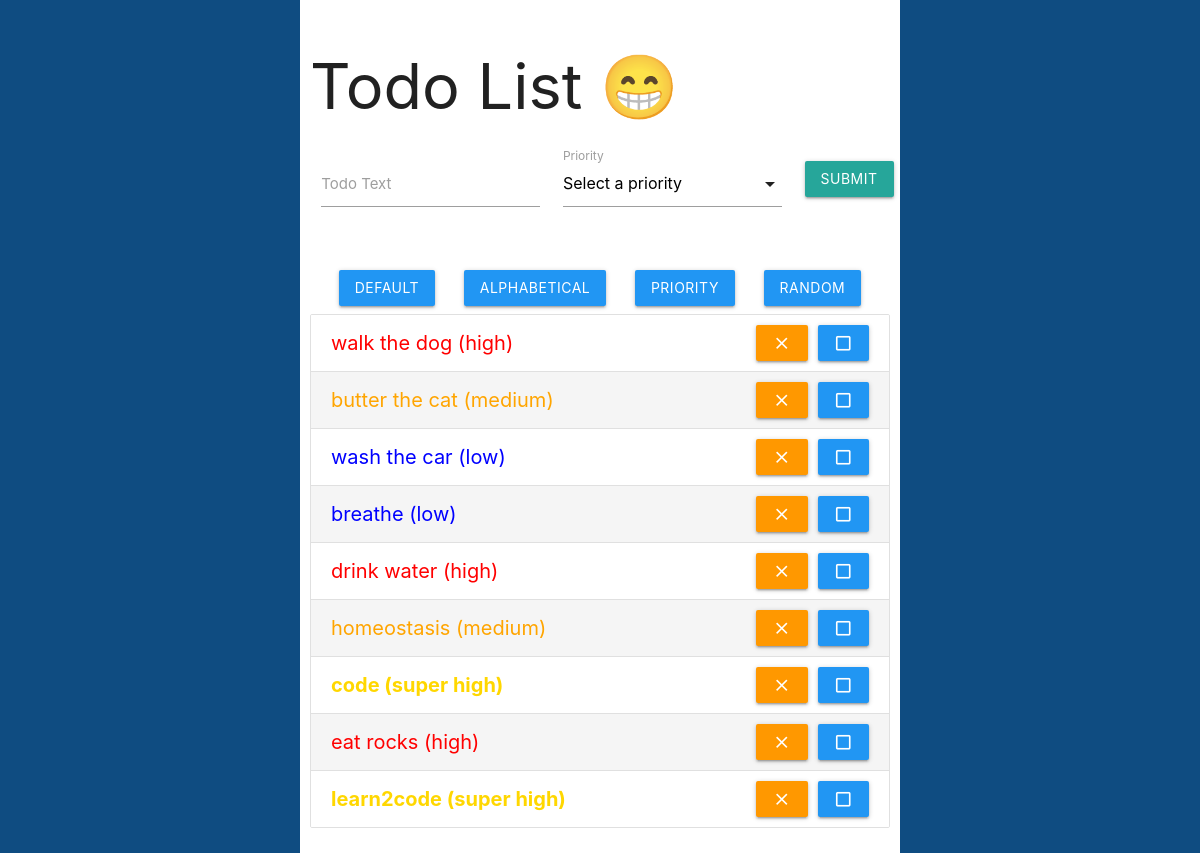
Page /?order=default on the committed database.
### todoapp/models.py (models this page shows, shortened)
class TodoItem(models.Model):
    text = models.CharField(max_length=500)
    priority = models.ForeignKey(TodoItemPriority, on_delete=models.PROTECT, related_name='todo_items')
    created_date = models.DateTimeField(auto_now_add=True)
    completed_date = models.DateTimeField(null=True, blank=True)

class TodoItemPriority(models.Model):
    name = models.CharField(max_length=50)
    order = models.IntegerField()
    def get_class_name(self):
        return self.name.lower().replace(' ', '_')

### todoapp/views.py (the view)
# urls.py: path('', views.index, name='index'),
def index(request):
    emoji = random.choice(['😀', '😁', '😴'])
    todo_items = TodoItem.objects.filter(completed_date__isnull=True)
    order = request.GET.get('order', 'priority')
    if order == 'alphabetical':
        todo_items = todo_items.order_by('text')
    elif order == 'priority':
        todo_items = todo_items.order_by('-priority__order')
    elif order == 'random':
        todo_items = list(todo_items.all())
        random.shuffle(todo_items)
    else:
        todo_items = todo_items.all()
    completed_items = TodoItem.objects.filter(completed_date__isnull=False)
    todo_priorities = TodoItemPriority.objects.order_by('-order')
    context = {
        'title': 'Todo List ' + emoji,
        'error': '',
        'todo_items': todo_items,
        'completed_items': completed_items,
        'todo_priorities': todo_priorities,
    }
    return render(request, 'todoapp/index.html', context)

### todoapp/templates/todoapp/index.html (shortened to what this page needs)
<!DOCTYPE html>
<html lang="en" dir="ltr">
  <head>
    <link rel="stylesheet" href="https://cdnjs.cloudflare.com/ajax/libs/materialize/1.0.0/css/materialize.min.css">
  </head>
  <body>
    <main>
      <h1>{{ title }}</h1>
      <div class="row">
        <form class="col s12" action="{% url 'todoapp:savetodo' %}" method="post">
          <div class="row">
            <div class="input-field col s12 m5">
              <input id="todo_text" type="text" name="todo_text" class="validate" required/>
              <label for="todo_text">Todo Text</label>
            </div>
            <div class="input-field col s12 m5">
              <label for="todo_priority_id">Priority</label>
            </div>
            <div class="input-field col s12 m2">
              <button type="submit" class="btn">submit</button>
            </div>
          </div>
        </form>
      </div>
      <div class="sorting_bts">
        <a href="?order=default" class="btn blue">default</a>
        <a href="?order=alphabetical" class="btn blue">alphabetical</a>
        <a href="?order=priority" class="btn blue">priority</a>
        <a href="?order=random" class="btn blue">random</a>
      </div>
      <ul class="collection">
        {% for todo_item in todo_items %}
        <li class="collection-item {{ todo_item.priority.get_class_name }}">
          <span>{{todo_item.text}} ({{todo_item.priority.name}})</span>
          <div class="btns">
            <a href="{% url 'todoapp:deletetodo' todo_item.id %}" class="btn orange"><i class="material-icons">clear</i></a>
            <form action="{% url 'todoapp:completetodo' %}" method="post">
              <button type="submit" class="btn blue"><i class="material-icons">check_box_outline_blank</i></button>
            </form>
          </div>
        </li>
        {% endfor %}
      </ul>
    </main>
  </body>
</html>

### todoapp/templates/todoapp/index.html (style rules this page uses)
.super_high { color:gold; font-weight:bold; }
.high { color:red; }
.medium { color:orange; }
.low { color:blue; }
main { max-width:600px; margin: 0 auto; padding:10px; }
.sorting_bts { display:flex; flex-direction:row; justify-content:space-evenly; }
.collection-item { display:flex; flex-direction:row; justify-content:space-between; align-items:center; font-size:20px; }
.collection-item .btns { display:flex; flex-direction:row; }
.collection-item .btns > * { margin-left:10px; }
.collection-item:nth-child(even) { background-color:whitesmoke; }
body { background-color: #0F4C81; }
main { background-color:white; min-height:100vh; }

### rows in the picture
TodoItem: text "walk the dog", priority.name "high"
TodoItem: text "butter the cat", priority.name "medium"
TodoItem: text "wash the car", priority.name "low"
TodoItem: text "breathe", priority.name "low"
TodoItem: text "drink water", priority.name "high"
TodoItem: text "homeostasis", priority.name "medium"
TodoItem: text "code", priority.name "super high"
TodoItem: text "eat rocks", priority.name "high"
TodoItem: text "learn2code", priority.name "super high"
